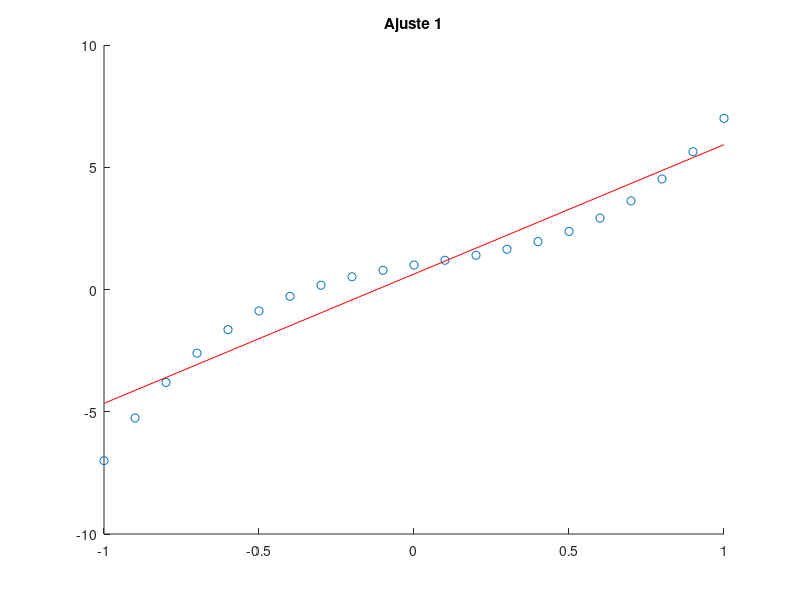
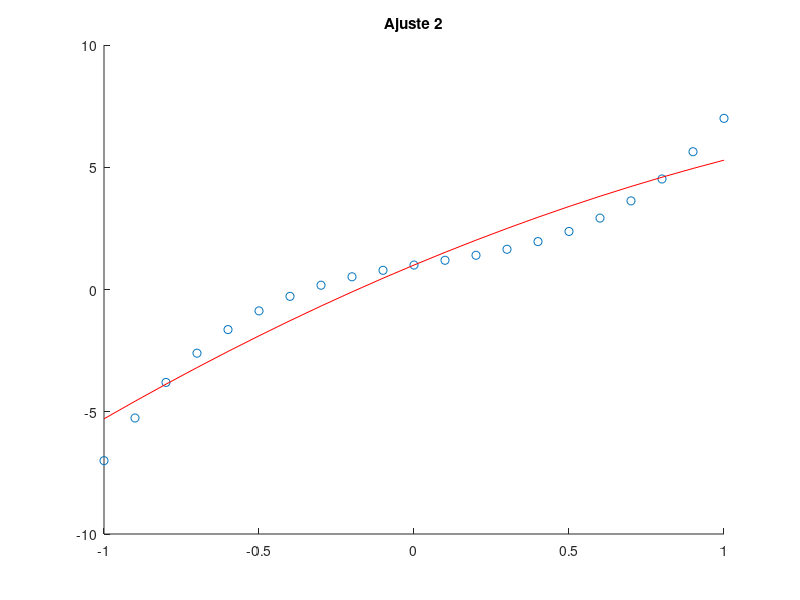
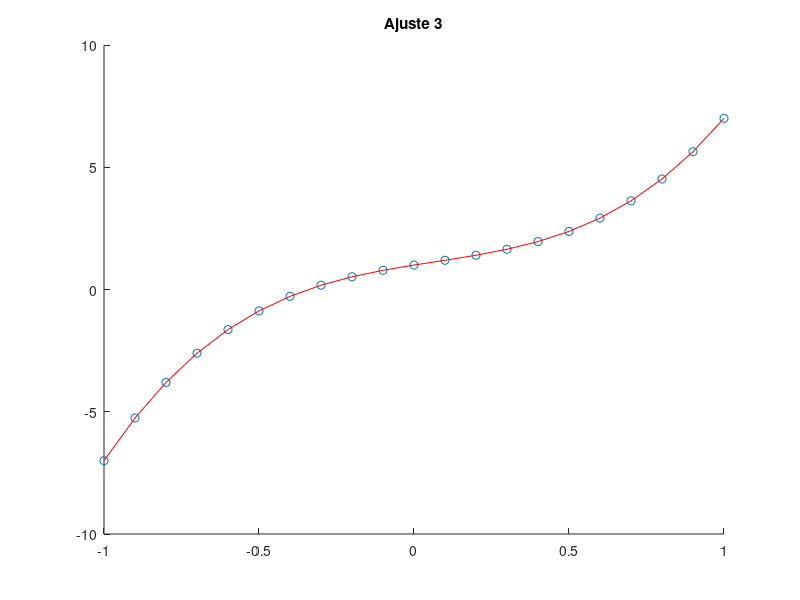

These figures' MATLAB source, in order:
clear all;
close all;
clc;
x = [-1 : 0.1 : 1]';
y = [5*x.^3 - x.^2 + 2*x + 1];
A = [x ones(size(x))];
sol = inv(A'*A)*(A'*y);
figure,hold on; plot (x,y,'o'); plot (x,A*sol,'r'),title('Ajuste 1');hold off; 

A = [x x.^2 ones(size(x))];
sol = inv(A'*A)*(A'*y);
figure,hold on; plot (x,y,'o'); plot (x,A*sol,'r'),title('Ajuste 2');hold off; 


A = [x x.^2  x.^3 ones(size(x))];
sol = inv(A'*A)*(A'*y);
figure,hold on; plot (x,y,'o'); plot (x,A*sol,'r'),title('Ajuste 3');hold off; 